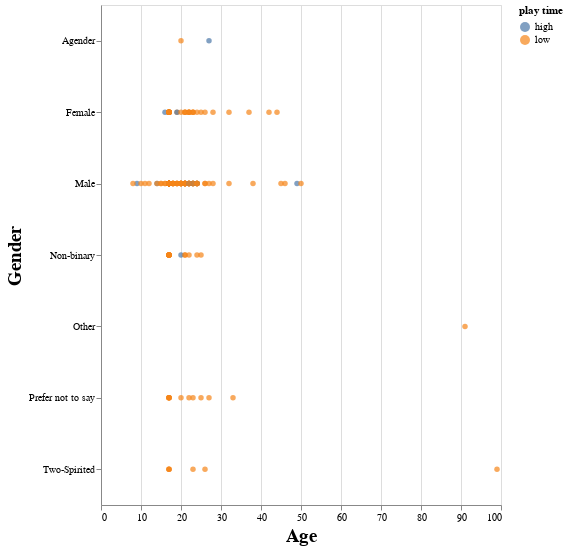

Source (notebook cell):
### Code cell
plot = alt.Chart(player_data).mark_circle().encode(
    x=alt.X("age")
        .title(["Age"]),
    y=alt.Y("gender")
        .title(["Gender"]),
    color=alt.Color("play_time")
        .title("play time")
).configure_axis(titleFontSize=19).properties(height=500,width=400)
plot

### Figure 1 — Vega-Lite specification as saved in the notebook (floating-point values rounded to 4 significant figures; data arrays with more than 128 entries replaced by an {"elided": "..."} marker saying what was removed)
{"config": {"view": {"continuousWidth": 300, "continuousHeight": 300}, "axis": {"titleFontSize": 19}}, "data": {"name": "data-673ac0e893480839d2a6a0a89500734b"}, "mark": {"type": "circle"}, "encoding": {"color": {"field": "play_time", "title": "play time", "type": "nominal"}, "x": {"field": "age", "title": ["Age"], "type": "quantitative"}, "y": {"field": "gender", "title": ["Gender"], "type": "nominal"}}, "height": 500, "width": 400, "$schema": "https://vega.github.io/schema/vega-lite/v5.20.1.json", "datasets": {"data-673ac0e893480839d2a6a0a89500734b": {"elided": "196 records"}}}
